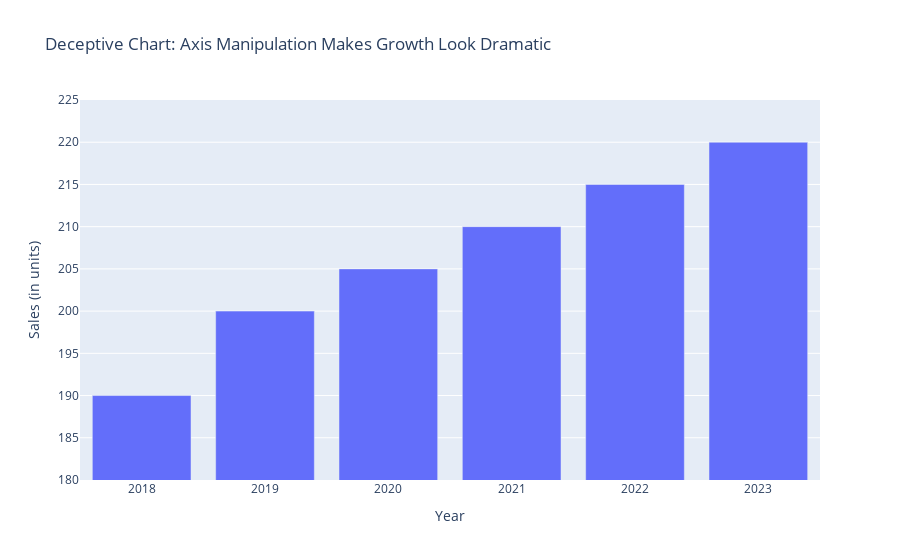
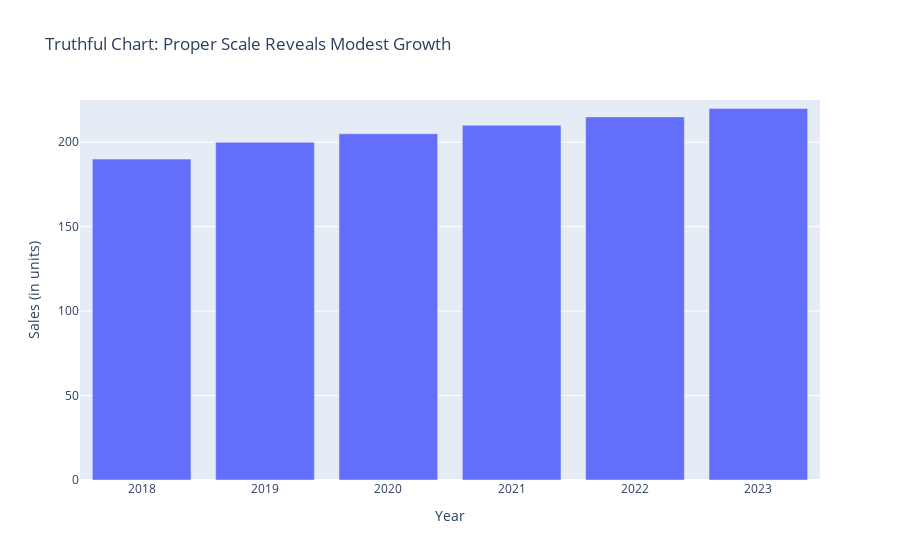

The cell these charts' notebook holds for them, in order:
### Markdown cell above
**Task 3:** Deceptive vs. Truthful Visualization

Create one misleading chart using axis manipulation or selective data range.

Create a corrected version that shows the same data honestly.

Explain the difference in interpretation between the two visuals.

### Code cell
#Code Here

data = {
    "Year": [2018, 2019, 2020, 2021, 2022, 2023],
    "Sales": [190, 200, 205, 210, 215, 220]
}
df = pd.DataFrame(data)

# Misleading chart
fig_deceptive = px.bar(df, x="Year", y="Sales",
                       title="Deceptive Chart: Axis Manipulation Makes Growth Look Dramatic",
                       labels={"Sales": "Sales (in units)"})

# Truncate Y-axis to start close to lowest value
fig_deceptive.update_yaxes(range=[180, 225])
fig_deceptive.show()

# Truthful chart
fig_truthful = px.bar(df, x="Year", y="Sales",
                      title="Truthful Chart: Proper Scale Reveals Modest Growth",
                      labels={"Sales": "Sales (in units)"})

fig_truthful.update_yaxes(range=[0, 225])
fig_truthful.show()

### Figure 1 — Plotly figure (JSON) as saved in the notebook; plotly's stock layout.template omitted (floating-point values rounded to 4 significant figures)
{"data": [{"alignmentgroup": "True", "hovertemplate": "Year=%{x}<br>Sales (in units)=%{y}<extra></extra>", "legendgroup": "", "marker": {"color": "#636efa", "pattern": {"shape": ""}}, "name": "", "offsetgroup": "", "orientation": "v", "showlegend": false, "textposition": "auto", "type": "bar", "x": [2018, 2019, 2020, 2021, 2022, 2023], "xaxis": "x", "y": [190, 200, 205, 210, 215, 220], "yaxis": "y"}], "layout": {"barmode": "relative", "legend": {"tracegroupgap": 0}, "title": {"text": "Deceptive Chart: Axis Manipulation Makes Growth Look Dramatic"}, "xaxis": {"anchor": "y", "domain": [0, 1], "title": {"text": "Year"}}, "yaxis": {"anchor": "x", "domain": [0, 1], "range": [180, 225], "title": {"text": "Sales (in units)"}}}}

### Figure 2 — Plotly figure (JSON) as saved in the notebook; plotly's stock layout.template omitted (floating-point values rounded to 4 significant figures)
{"data": [{"alignmentgroup": "True", "hovertemplate": "Year=%{x}<br>Sales (in units)=%{y}<extra></extra>", "legendgroup": "", "marker": {"color": "#636efa", "pattern": {"shape": ""}}, "name": "", "offsetgroup": "", "orientation": "v", "showlegend": false, "textposition": "auto", "type": "bar", "x": [2018, 2019, 2020, 2021, 2022, 2023], "xaxis": "x", "y": [190, 200, 205, 210, 215, 220], "yaxis": "y"}], "layout": {"barmode": "relative", "legend": {"tracegroupgap": 0}, "title": {"text": "Truthful Chart: Proper Scale Reveals Modest Growth"}, "xaxis": {"anchor": "y", "domain": [0, 1], "title": {"text": "Year"}}, "yaxis": {"anchor": "x", "domain": [0, 1], "range": [0, 225], "title": {"text": "Sales (in units)"}}}}
